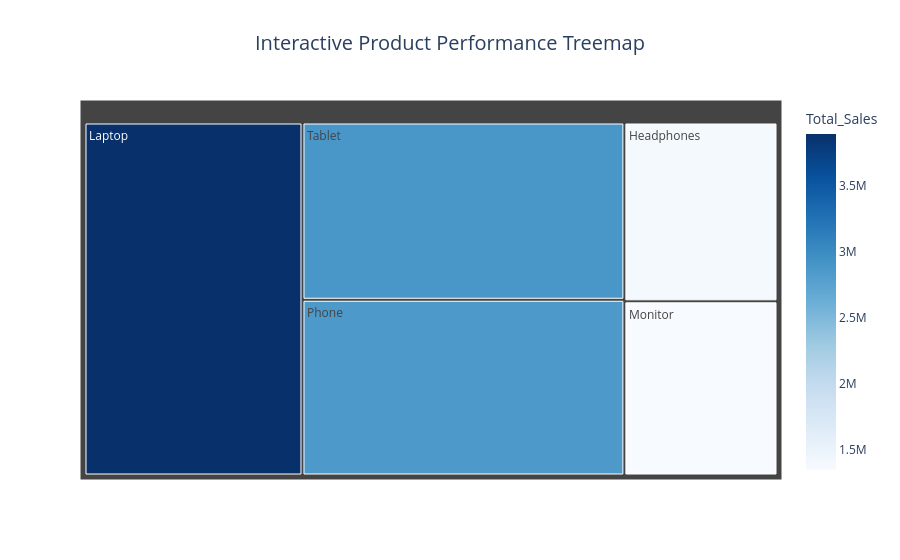

Notebook source saved alongside this figure:
### Code cell
product_data = df.groupby('Product').agg(
    Total_Sales=('Total_Sales', 'sum'),
    Total_Quantity=('Quantity', 'sum'),
    Average_Sales=('Total_Sales', 'mean'),
    Total_Transactions=('Product', 'count')
).reset_index()

print("Product data prepared successfully!")
display(product_data)
# ==========================================
# INTERACTIVE PRODUCT PERFORMANCE TREEMAP
# ==========================================

fig = px.treemap(
    product_data,
    path=['Product'],
    values='Total_Sales',
    color='Total_Sales',
    color_continuous_scale='Blues',
    hover_data={
        'Total_Sales': ':,.2f',
        'Total_Quantity': True,
        'Average_Sales': ':,.2f',
        'Total_Transactions': True
    },
    title='Interactive Product Performance Treemap',
    template='plotly_white'
)

fig.update_layout(
    title_x=0.5,
    title_font_size=20
)

fig.show()

fig.write_html(
    'visualizations/product_performance_treemap.html'
)

print("Product treemap saved successfully!")

### Figure 1 — Plotly figure (JSON) as saved in the notebook; plotly's stock layout.template omitted (floating-point values rounded to 4 significant figures)
{"data": [{"branchvalues": "total", "customdata": [[1384033, "48", "92268.86666666667", "15"], [3889210, "136", "162050.41666666666", "24"], [1348071, "66", "89871.4", "15"], [2859394, "101", "142969.7", "20"], [2884340, "127", "110936.15384615384", "26"]], "domain": {"x": [0, 1], "y": [0, 1]}, "hovertemplate": "labels=%{label}<br>Total_Sales_sum=%{value}<br>parent=%{parent}<br>id=%{id}<br>Total_Sales=%{color:,.2f}<br>Total_Quantity=%{customdata[1]}<br>Average_Sales=%{customdata[2]:,.2f}<br>Total_Transactions=%{customdata[3]}<extra></extra>", "ids": ["Headphones", "Laptop", "Monitor", "Phone", "Tablet"], "labels": ["Headphones", "Laptop", "Monitor", "Phone", "Tablet"], "marker": {"coloraxis": "coloraxis", "colors": [1384000.0, 3889000.0, 1348000.0, 2859000.0, 2884000.0]}, "name": "", "parents": ["", "", "", "", ""], "type": "treemap", "values": [1384000.0, 3889000.0, 1348000.0, 2859000.0, 2884000.0]}], "layout": {"coloraxis": {"colorbar": {"title": {"text": "Total_Sales"}}, "colorscale": [[0, "rgb(247,251,255)"], [0.125, "rgb(222,235,247)"], [0.25, "rgb(198,219,239)"], [0.375, "rgb(158,202,225)"], [0.5, "rgb(107,174,214)"], [0.625, "rgb(66,146,198)"], [0.75, "rgb(33,113,181)"], [0.875, "rgb(8,81,156)"], [1, "rgb(8,48,107)"]]}, "legend": {"tracegroupgap": 0}, "title": {"font": {"size": 20}, "text": "Interactive Product Performance Treemap", "x": 0.5}}}
